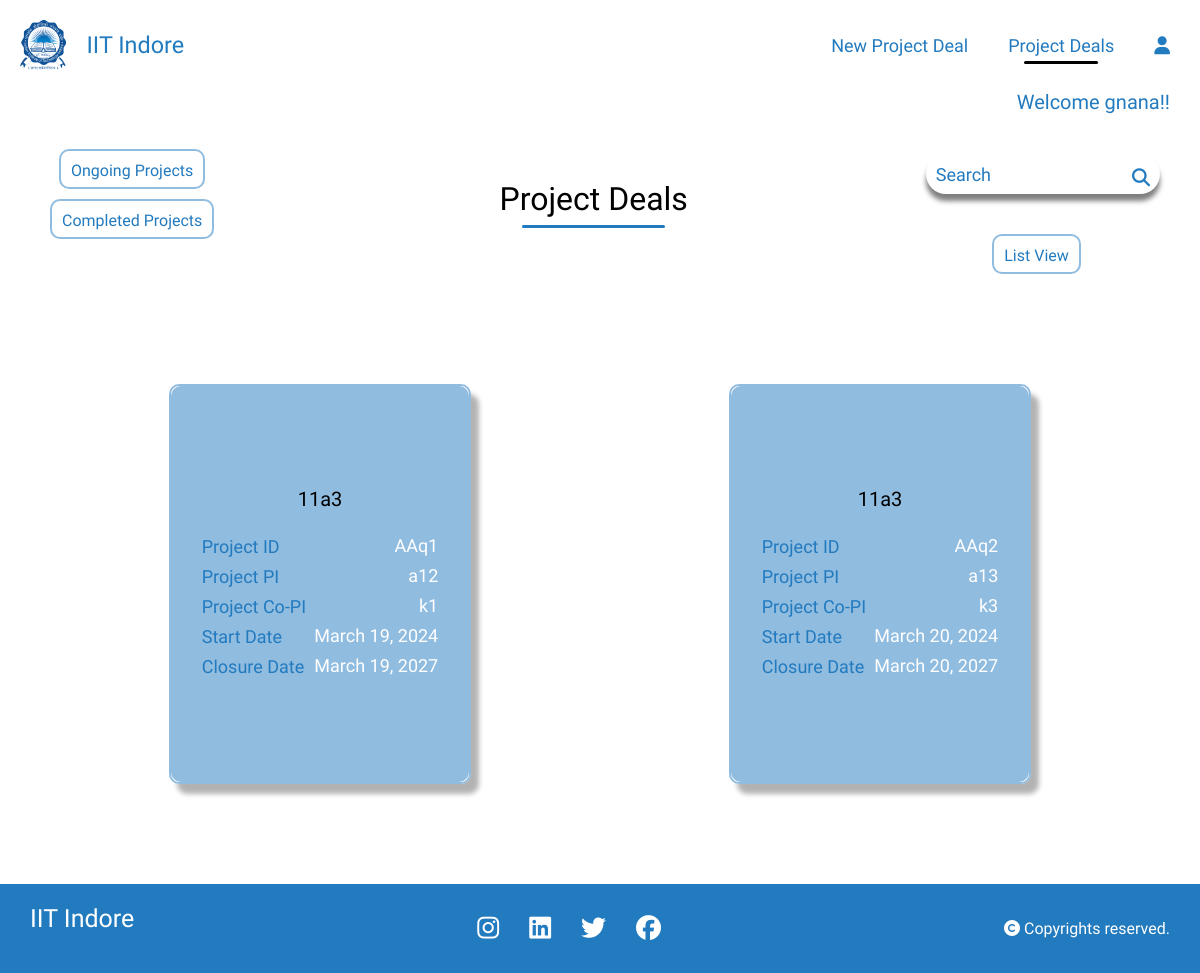
/project_list/ (signed in), run on the app's committed database.
### home/models.py (models this page shows)
class project_details(models.Model):
    Project_Fellowship_No = models.CharField(max_length=20,null=True,blank=True,default=None)
    Project_file_name = models.CharField(max_length=20,null=True,blank= True)
    PI_of_Project = models.CharField(max_length=20,blank=True,null=True)
    Sanctioned_Date = models.DateField(null=True)
    Project_Start_Date = models.DateField(null=True)
    Project_Closure_Date = models.DateField(null=True)
    Title_of_Project = models.CharField(max_length=50,blank=True,null=True)
    project_duration =models.IntegerField(null=True)
    financial_year_start_index = models.IntegerField(null=True)
    financial_year_end_index = models.IntegerField(null=True)
    start_month = models.IntegerField(null=True)
    end_month = models.IntegerField(null=True)
    funding_agency = models.CharField(max_length=100,blank=True,null=True)
    Co_PI_of_Project = models.CharField(max_length=100,blank=True,null=True)
    Country = models.CharField(max_length=100,blank=True,null=True)
    Country_Involved = models.CharField(max_length=100,blank=True,null=True)
    Department = models.CharField(max_length=100,blank=True,null=True)
    Category = models.CharField(max_length=100,blank=True,null=True)
    Details_of_Donors= models.CharField(max_length=100,blank=True,null=True)
    remark = models.TextField(null=True, blank=True)
    scheme_name = models.CharField(max_length=255, null=True, blank=True)
    scheme_code = models.CharField(max_length=50, null=True, blank=True)
    received_amount =models.CharField(max_length=50, null=True, blank=True)
    date_of_receipt_amount = models.DateField(default=timezone.now, null=True, blank=True)
    provisional_uc = models.TextField(null=True, blank=True)
    audited_uc = models.TextField(null=True, blank=True)
    link_uc = models.URLField(null=True, blank=True)
    sanction_letters_link = models.URLField(null=True, blank=True)
    total_project_cost = models.CharField(max_length=50, null=True, blank=True)
    fellowship_type = models.CharField(max_length=100, null=True, blank=True)
    TASK_CHOICES = [
        ('ongoing', 'Ongoing'),
        ('completed', 'Completed'),
    ]
    task = models.CharField(
        max_length=10,
        choices=TASK_CHOICES,
        default='ongoing',
    )

### home/views.py (the view)
# urls.py: path('project_list/',views.project_list,name='project_list'),
@login_required(login_url='/login/')
def project_list(request):
    projects = project_details.objects.all()
    filter_option = request.GET.get('filter')
    if filter_option == 'completed':
        projects = projects.filter(task='completed')
    elif filter_option == 'ongoing':
        projects = projects.filter(task='ongoing')
    context = {'projects': projects}
    return render(request, 'project_list.html', context)

### templates/project_list.html (shortened to what this page needs)
{% load static %}
<!DOCTYPE html>
<html lang="en">
<head>
    <link rel="stylesheet" href="{% static 'style.css' %}">
</head>
<body>
  {% load account %}
    <div class="navbar1">
        <div class="title">
            <a href="{% url "homepage" %}" class="lo">
              <img src="{% static "IITI_Logo.png" %}" class="logo">
              <h3>IIT Indore</h3>
            </a>
        </div>
        <div class="links">
            <ul>
                <li><a href="{% url "index" %}">New Project Deal</a></li>
                <li><a href="{% url "project_list" %}" class="active">Project Deals</a></li>
                <li><a href="{% url "logout" %}"><i class="fa-solid fa-user"></i></a></li>
            </ul>
        </div>
    </div>
    <h5 class="name">Welcome {% user_display user %}!!</h5>
    <div class="titles">
      <div class="dropdown">
        <div class="dropdown-menu" aria-labelledby="dropdownMenuButton">
          <a class="dropdown-item" id="ongoing" href="#" onclick="showOngoingProjects()">Ongoing Projects</a>
          <a class="dropdown-item" href="#" id="completed" onclick="showCompletedProjects()">Completed Projects</a>
        </div>
      </div>
      <div class="sub_nav">
          <div class="project_list"><h1>Project Deals</h1></div>
      </div>
      <div class="search">
        <form class="search-bar sub_nav" method="GET" action="{% url 'project_search' %}">
            <input type="text" name="q" placeholder="Search">
            <button type="submit"><i class="fa-solid fa-magnifying-glass"></i></button>
        </form>
        <a href="{% url 'project_listwise' %}">List View</a>
      </div>
    </div>
    <div class="project-container">
        {% for project in projects %}
        <div class="book">
            <div class="buttons">
                <a href="{% url 'fill' project_id=project.id %}">
                    <button class="button">Monthly Sheet</button>
                </a>
                <a href="{% url 'mastersheet' project_id=project.id %}">
                    <button class="button">Mastersheet</button>
                </a>
                <a href="{% url 'SOE_navigation' project_id=project.id %}">
                  <button class="button">SOE</button>
              </a>
              <a href="{% url 'ucr' project_id=project.id %}">
                <button class="button">UCR</button>
            </a>
            </div>
            <div class="cover">
                <div class="project-details">
                    <h4 style="text-align:center;">   {{ project.Title_of_Project }}  </h4>
                    <p><span>Project ID</span><span> {{ project.Project_Fellowship_No }}</span></p>
                    <p><span>Project PI</span><span> {{ project.PI_of_Project }}</span></p>
                    {% if project.Co_PI_of_Project %}<p><span>Project Co-PI</span><span>{{ project.Co_PI_of_Project }}</span></p>{% endif %}
                    <p><span>Start Date</span><span>{{ project.Project_Start_Date }}</span></p>
                    <p><span>Closure Date</span><span>{{ project.Project_Closure_Date }}</span></p>
                </div>
            </div>
           </div>
        {% endfor %}
    </div>
    <footer>
        <div class="footer">
          <div class="info">
            <h4>IIT Indore</h4>
          </div>
          <div class="social">
            <ul>
              <li><a href="#"><i class="fa-brands fa-instagram"></i></a></li>
              <li><a href="#"><i class="fa-brands fa-linkedin"></i></a></li>
              <li><a href="#"><i class="fa-brands fa-twitter"></i></a></li>
              <li><a href="#"><i class="fa-brands fa-facebook"></i></a></li>
            </ul>
          </div>
          <div class="rights">
            <p><i class="fa-solid fa-copyright"></i> Copyrights reserved.</p>
          </div>
        </div>
      </footer>
</body>
</html>

### static/style.css (style rules this page uses)
* { margin: 0; padding: 0; box-sizing: border-box; font-family: 'Ubuntu', cursive; font-weight: 400; }
:root { --primary-color:#000; --secondary-color: rgb(34,122,191); }
.navbar1 { width: 100%; padding: 20px 10px; position: sticky; top: 0px; display: flex; justify-content: space-between; align-items: center; background: transparent; }
.navbar1 .title { display: flex; margin:0px 10px; font-size: 20px; color: var(--secondary-color); font-weight: 400; align-items: center; justify-content: center; cursor: pointer; }
.navbar1 h3 { color: var(--secondary-color); }
.navbar1 .title img { height: 50px; margin-right: 20px; cursor: pointer; }
.navbar1 .links ul { display: flex; align-items: center; justify-content: center; flex: 1; flex-wrap: wrap; }
.navbar1 .links ul li { list-style: none; }
.navbar1 .links ul li a { margin: auto 20px; text-decoration: none; font-size: 18px; position: relative; font-weight: 500; color: var(--secondary-color); }
.lo { display: flex; align-items: center; justify-content: center; color: #fff; text-decoration: none; }
.active::after { content: ''; position: absolute; width: 70%; left: 15%; bottom: -8px; height: 3px; background-color: var(--primary-color); border-radius: 10px; }
footer .footer { display: flex; justify-content: space-between; align-items: center; flex-wrap: wrap; padding: 20px 30px; background-color: var(--secondary-color); color: #fff; }
.info h4 { text-align: center; color: #fff; margin-bottom: 20px; font-size: 25px; }
.social ul { display: flex; align-items: center; }
.social ul li { list-style-type: none; }
.social ul li a { color: #fff; font-size: 25px; margin: 0px 15px; }

### data on the page
project_details: Title_of_Project "11a3", Project_Fellowship_No "AAq1", PI_of_Project "a12", Co_PI_of_Project "k1", Project_Start_Date "March 19, 2024", Project_Closure_Date "March 19, 2027"
project_details: Title_of_Project "11a3", Project_Fellowship_No "AAq2", PI_of_Project "a13", Co_PI_of_Project "k3", Project_Start_Date "March 20, 2024", Project_Closure_Date "March 20, 2027"
